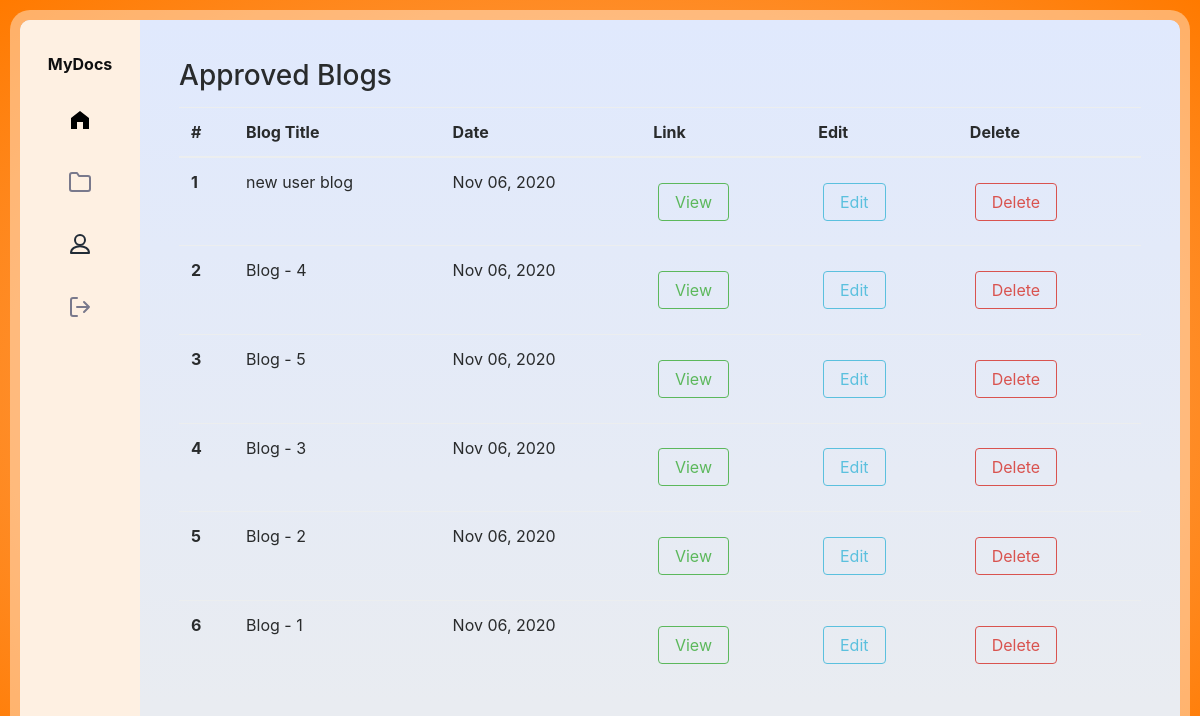
The page /view_blogs/ (signed in) on the database as committed earlier.
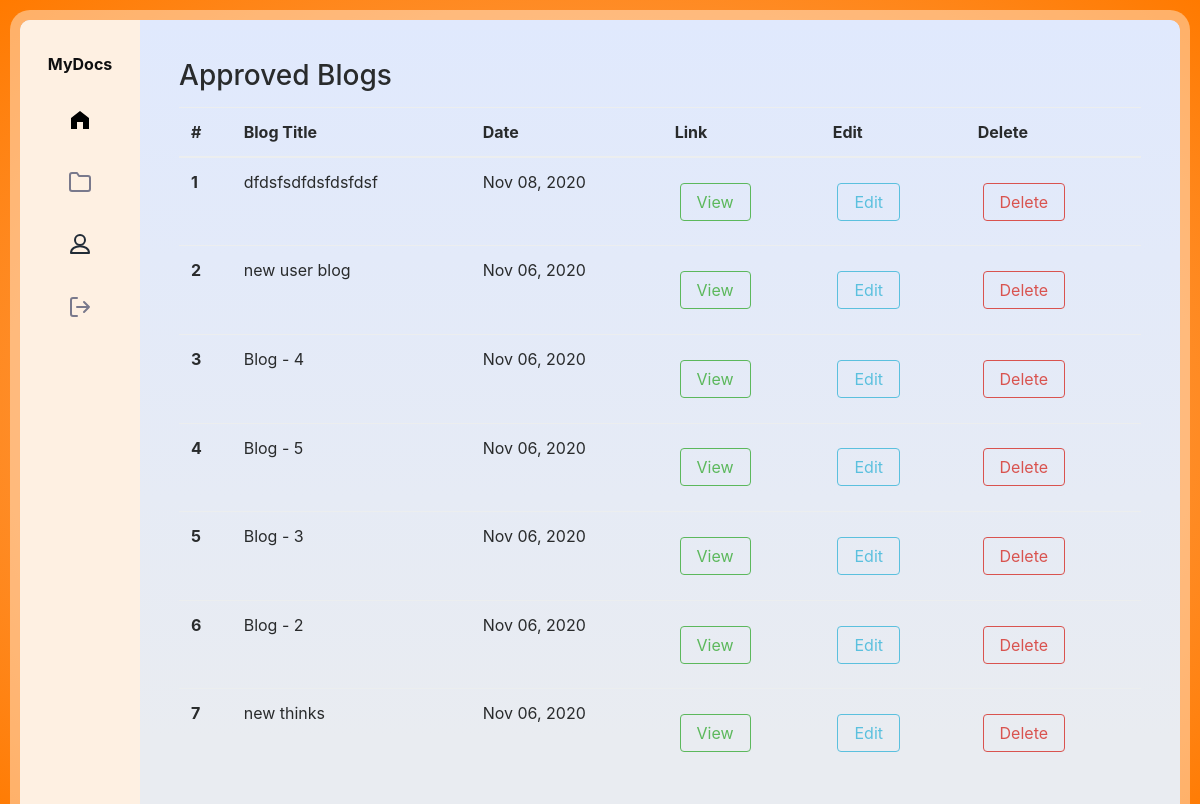
The same page on the database as committed later.
### website/models.py (models this page shows, shortened)
class BlogPost(models.Model):
    user = models.ForeignKey(User, on_delete=models.CASCADE)
    blog_title = models.CharField(max_length=400, null=False)
    slug = models.SlugField(max_length=250, null=True, blank=True)
    blog_content = RichTextUploadingField(blank=True, null=True)
    coverPic = models.ImageField(
        upload_to='cover_photos/', default="/cover_photos/default_cover.png")
    pub_date = models.DateTimeField(auto_now_add=True)
    BLOG_STATUS_CHOICES = [
        ('ACTIVE', 'ACTIVE'),
        ('PENDING', 'PENDING'),
    ]
    status = models.CharField(
        max_length=30, choices=BLOG_STATUS_CHOICES, default="PENDING")
    catagory = models.ManyToManyField(Catagory, blank=True)
    tags = models.ManyToManyField(Tag, blank=True)
    isTranding = models.BooleanField(default=False)
    views = models.IntegerField(default=0)

### website/decorators.py (the view)
        def wrapper_func(request, *args, **kwargs):
            group = None
            if request.user.groups.exists():
                group = request.user.groups.all()[0].name
            if group == 'developer':
                return redirect('/developer')
            else:
                return view_func(request, *args, **kwargs)

### website/views.py (called while the page is built)
def trendingCategories_processor(request):
    trandingCatagories = Catagory.objects.filter(
        tranding=True).order_by('-date')[:6]
    trandingCatagoriesPosts = []
    for i in trandingCatagories:
        trandingCatagoriesPosts.append(
            BlogPost.objects.filter(catagory=i).filter(status="ACTIVE"))
    return {'trandingCatagories': trandingCatagories, 'trandingCatagoriesPosts': zip(trandingCatagories, trandingCatagoriesPosts)}

@login_required
@notDeveloper()
def viewBlogs(request):
    user = request.user
    allBlogs = BlogPost.objects.filter(
        status="ACTIVE", user=user).order_by('-pub_date')
    context = {
        'blogs': allBlogs
    }
    return render(request, 'website/approved_blogs.html', context)

### website/templates/website/approved_blogs.html (shortened to what this page needs)
{% extends 'website/post_base.html' %}
{% block content %}
<div class="container my-3">
    <h3>Approved Blogs</h3>
    <table class="table mt-3 responsive-table ">
        <thead class="thead-dark">
            <tr>
                <th scope="col">#</th>
                <th scope="col">Blog Title</th>
                <th scope="col">Date</th>
                <th scope="col">Link</th>
                <th scope="col">Edit</th>
                <th scope="col">Delete</th>
            </tr>
        </thead>
        <tbody>
            {% for blog in blogs %}
            <tr>
                <th scope="row">{{forloop.counter}}</th>
                <td>{{blog.blog_title}}</td>
                <td>{{blog.pub_date|date:"M d, Y"}}</td>
                <td>
                    <a href="{% url 'blog' blog.slug %}" target="_blank" class="btn btn-outline-success">View</a>
                </td>
                <td><a href="{% url 'edit_post' blog.slug %}" target="_blank" class="btn btn-outline-info">Edit</a></td>
                <td><a href="{% url 'delete_post' blog.slug %}" target="_blank" class="btn btn-outline-danger">Delete</a></td>
            </tr>
            {% endfor %}
        </tbody>
    </table>
</div>
{% endblock %}

### website/templates/website/post_base.html (shortened to what this page needs)
{% load static %}
<!DOCTYPE html>
<html>
<head>
  <link rel="stylesheet" href="{% static 'css/dashboard_style.css' %}">
  <link rel="stylesheet" href="https://cdnjs.cloudflare.com/ajax/libs/normalize/5.0.0/normalize.min.css">
  <link rel='stylesheet' href='https://cdnjs.cloudflare.com/ajax/libs/cropper/2.3.4/cropper.min.css'>
<link href="{% static 'css/bootstrap.css' %}" rel="stylesheet">
</head>
<body>
  <div class="app-container">
    <div class="app-container">
      <div class="left-area">
        <div class="app-name">MyDocs</div>
        <a href="{% url 'dashboard' %}" class="item-link active" id="pageLink">
          <svg width="24" height="24" viewBox="0 0 24 24">
            <path d="M3 10v11h6v-7h6v7h6v-11L12,3z" />
          </svg>
        </a>
        <a href="#" class="item-link" id="pageLink">
          <svg xmlns="http://www.w3.org/2000/svg" width="24" height="24" fill="none" stroke="currentColor"
            stroke-linecap="round" stroke-linejoin="round" stroke-width="2" class="feather feather-folder"
            viewBox="0 0 24 24">
            <defs />
            <path d="M22 19a2 2 0 01-2 2H4a2 2 0 01-2-2V5a2 2 0 012-2h5l2 3h9a2 2 0 012 2z" />
          </svg>
        </a>
        <a href="profile.html" class="item-link" id="pageLink">
          <svg width="24" height="24" viewBox="0 0 24 24" stroke="#212b36" stroke-width="2" stroke-linecap="round"
            stroke-linejoin="round" fill="none">
            <circle cx="12" cy="8" r="5" />
            <path d="M3,21 h18 C 21,12 3,12 3,21" />
          </svg>
        </a>
        <a href="dasbord.html">
          <button class="btn-logout">
            <svg xmlns="http://www.w3.org/2000/svg" width="24" height="24" fill="none" stroke="currentColor"
              stroke-linecap="round" stroke-linejoin="round" stroke-width="2" class="feather feather-log-out"
              viewBox="0 0 24 24">
              <defs />
              <path d="M9 21H5a2 2 0 01-2-2V5a2 2 0 012-2h4M16 17l5-5-5-5M21 12H9" />
            </svg>
          </button>
      </div>
      <div class="right-area" style="overflow: scroll;">
        {% block content %}{% endblock %}
      </div>
</body>
</html>

### website/static/css/dashboard_style.css (style rules this page uses)
* { box-sizing: border-box; }
body { font-family: Arial, Helvetica, sans-serif; }
html { scroll-behavior: smooth; }
html, body { width: 100%; height: 100vh; margin: 0; }
body { font-family: "DM Sans", sans-serif; display: flex; justify-content: center; align-items: center; flex-direction: column; overflow: hidden; overflow-x: hidden; background: #ff7e5f; background: -webkit-linear-gradient(to right, #feb47b, #ff7a00); background: radial-gradient( #feb47b, #ff7a00); background-position: center; background-size: cover; padding: 20px; }
.container { position: absolute; margin-left: 125px; width: 100%; }
:root { --dark-font: #0f0f10; --light-font: #79798c; }
a { text-decoration: none; cursor: pointer; }
.app-container { position: relative; border-radius: 10px; width: 100%; height: 100%; max-width: 1200px; max-height: 900px; background: linear-gradient( 180deg, rgba(224, 233, 253, 1) 0%, rgba(233, 236, 241, 1) 90% ); box-shadow: 0 0 0 10px rgba(255, 255, 255, 0.4); display: flex; overflow: hidden; }
.app-name { font-weight: 700; font-size: 16px; line-height: 24px; color: var(--dark-font); margin-bottom: 32px; }
.right-area { padding: 24px; overflow: auto; }
.btn { background:white; color:black; border:1px solid black; padding: 0.5em 1em; text-decoration:none; margin:0.8em 0.3em; display:inline-block; cursor:pointer; }

Rows that differ between the two databases and show on the page:
added BlogPost: blog_title "dfdsfsdfdsfdsfdsf", pub_date "Nov 08, 2020"
changed BlogPost: blog_title "Blog - 1" → "new thinks"
